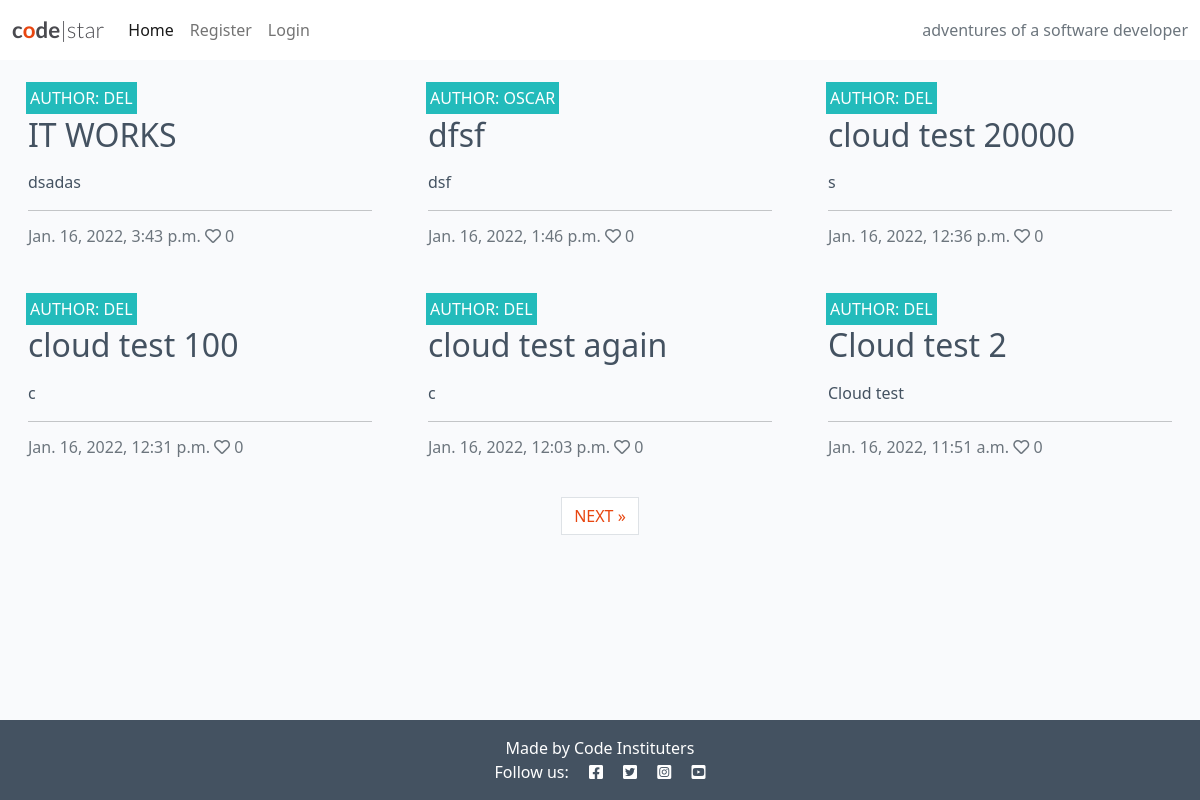
The page / on the database its author committed.
### post/models.py (models this page shows, shortened)
class Post(models.Model):
    title = models.CharField(max_length=200, unique=True)
    slug = models.SlugField(max_length=200, unique=True)
    author = models.ForeignKey(
        User, on_delete=models.CASCADE, related_name="recipes", null=True
        )
    published_on = models.DateTimeField(auto_now=True)
    updated_on = models.DateTimeField(auto_now=True)
    description = models.TextField()
    ingredients = models.TextField()
    method = models.TextField()
    is_vegan = models.BooleanField(default=False)
    image = CloudinaryField('image', default='placeholder')
    likes = models.ManyToManyField(User, related_name='post_likes', blank=True)
    class Meta:
        ordering = ['-published_on']
    def number_of_likes(self):
        return self.likes.count()

### post/views.py (the view)
# urls.py: path('', views.PostList.as_view(), name='home'),
class PostList(generic.ListView):
    model = Post
    queryset = Post.objects.all()
    template_name = "index.html"
    paginate_by = 6

### templates/index.html (shortened to what this page needs)
{% extends "base.html" %}
{% block content %}
<div class="container-fluid">
    <div class="row">
        <div class="col-12 mt-3 left">
            <div class="row">
                {% for post in post_list %}
                <div class="col-md-4">
                    <div class="card mb-4">
                        <div class="card-body">
                            <div class="image-container">
                                <div class="image-flash">
                                    <p class="author">Author: {{ post.author }}</p>
                                </div>
                            </div>
                            <a href="{% url 'post_detail' post.slug %}" class="post-link">
                                <h2 class="card-title">{{ post.title }}</h2>
                                <p class="card-text">{{ post.description|safe }}</p>
                            </a>
                            <hr />
                            <p class="card-text text-muted h6">{{ post.published_on}} <i class="far fa-heart"></i>
                                {{ post.number_of_likes }}</p>
                        </div>
                    </div>
                </div>
                {% if forloop.counter|divisibleby:3 %}
            </div>
            <div class="row">
                {% endif %}
                {% endfor %}
            </div>
        </div>
    </div>
    {% if is_paginated %}
    <nav aria-label="Page navigation">
        <ul class="pagination justify-content-center">
            {% if page_obj.has_next %}
            <li><a href="?page={{ page_obj.next_page_number }}" class="page-link"> NEXT &raquo;</a></li>
            {% endif %}
        </ul>
    </nav>
    {% endif %}
</div>
{%endblock%}

### static/css/style.css (style rules this page uses)
body { background-color: #F9FAFC; }
.main-bg { background-color: #F9FAFC; }
.card { border: none; background-color: transparent; }
.image-container { position: relative; }
.image-flash { position: absolute; bottom: 5%; min-width: 30%; left: -2px; background-color: #23BBBB; }
.author { color: white; margin: 4px; text-transform: uppercase; }
.post-link { text-decoration: none; color: #445261; }
.post-link:hover, .page-link { color: #E84610; }

### rows shown on the page
Post: author "DEL", title "IT WORKS", description "dsadas", published_on "Jan. 16, 2022, 3:43 p.m.", number_of_likes "0"
Post: author "OSCAR", title "dfsf", description "dsf", published_on "Jan. 16, 2022, 1:46 p.m.", number_of_likes "0"
Post: author "DEL", title "cloud test 20000", description "s", published_on "Jan. 16, 2022, 12:36 p.m.", number_of_likes "0"
Post: author "DEL", title "cloud test 100", description "c", published_on "Jan. 16, 2022, 12:31 p.m.", number_of_likes "0"
Post: author "DEL", title "cloud test again", description "c", published_on "Jan. 16, 2022, 12:03 p.m.", number_of_likes "0"
Post: author "DEL", title "Cloud test 2", description "Cloud test", published_on "Jan. 16, 2022, 11:51 a.m.", number_of_likes "0"
